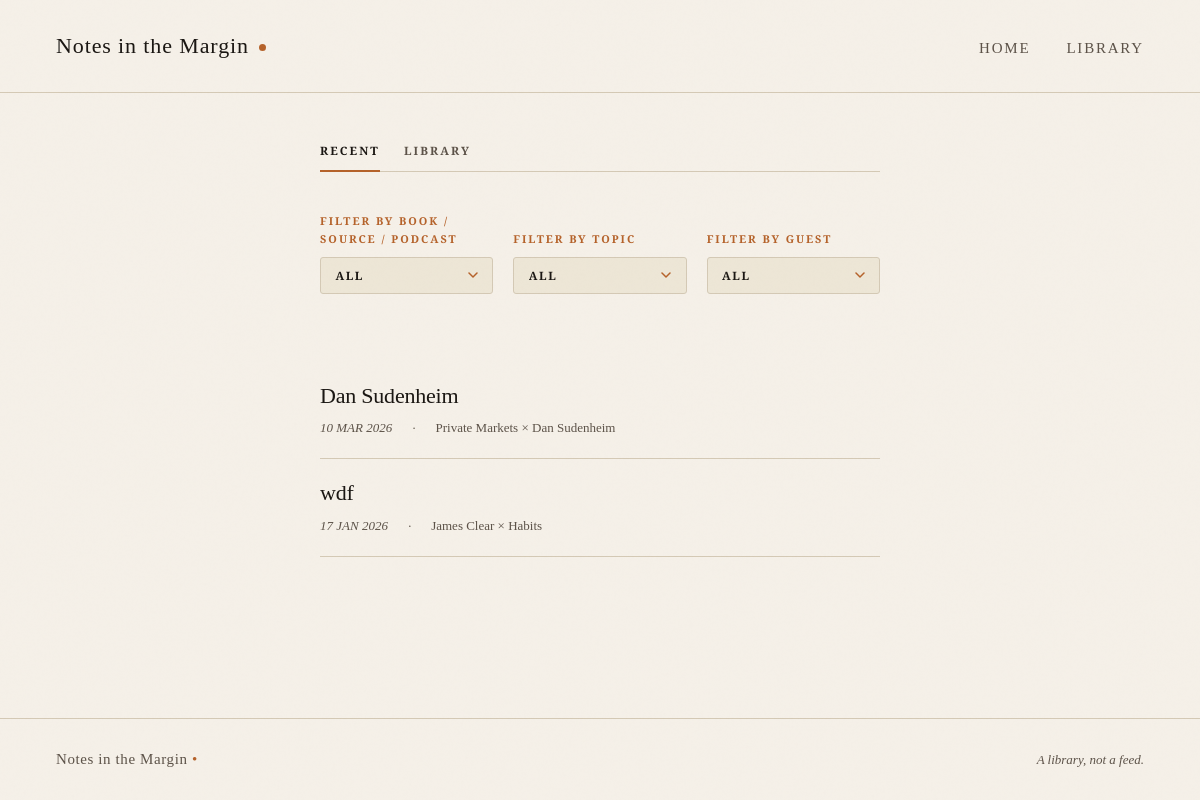
/library/, run on the app's committed database.
### blog/models.py (models this page shows, shortened)
class Post(models.Model):
    title = models.CharField(max_length=300)
    slug = models.SlugField(unique=True, blank=True, max_length=300)
    author = models.ForeignKey(
        Author, on_delete=models.CASCADE, related_name='posts', null=True, blank=True
    )
    book = models.ForeignKey(Book, on_delete=models.CASCADE, related_name='posts')
    series_order = models.IntegerField(
        null=True,
        blank=True,
        help_text="Chapter or episode number within the book/podcast series.",
    )
    publish_date = models.DateField()
    points = models.JSONField(default=list)  # List of dicts: [{"title": "...", "text": "..."}]
    commentary = models.TextField()
    guests = models.ManyToManyField(Guest, related_name='posts', blank=True)
    tags = models.ManyToManyField(Tag, related_name='posts', blank=True)
    is_published = models.BooleanField(default=False)
    is_draft = models.BooleanField(default=True)
    created_at = models.DateTimeField(auto_now_add=True)
    updated_at = models.DateTimeField(auto_now=True)
    class Meta:
        ordering = ['-publish_date']

class Book(models.Model):
    SOURCE_TYPES = [
        ('book', 'Book'),
        ('podcast', 'Podcast'),
        ('essay', 'Essay'),
        ('other', 'Other')
    ]
    STATUS_CHOICES = [
        ('in_progress', 'In Progress'),
        ('up_next', 'Up Next'),
        ('complete', 'Complete'),
    ]
    title = models.CharField(max_length=300)
    slug = models.SlugField(unique=True, blank=True, max_length=300)
    author = models.ForeignKey(
        Author, on_delete=models.CASCADE, related_name='books', null=True, blank=True
    )
    description = models.TextField(blank=True)  # Italic description for series page
    source_type = models.CharField(max_length=50, choices=SOURCE_TYPES, default='book')
    is_series = models.BooleanField(default=False)  # Can have multiple posts
    status = models.CharField(max_length=20, choices=STATUS_CHOICES, default='in_progress')
    created_at = models.DateTimeField(auto_now_add=True)
    class Meta:
        ordering = ['title']

class Guest(models.Model):
    name = models.CharField(max_length=200)
    slug = models.SlugField(unique=True, blank=True, max_length=200)
    bio = models.TextField(blank=True)
    created_at = models.DateTimeField(auto_now_add=True)
    tags = models.ManyToManyField(Tag, related_name='guests', blank=True)
    class Meta:
        ordering = ['name']

class Author(models.Model):
    name = models.CharField(max_length=200)
    slug = models.SlugField(unique=True, blank=True, max_length=200)
    created_at = models.DateTimeField(auto_now_add=True)
    class Meta:
        ordering = ['name']

### blog/views.py (the view)
# urls.py: path('library/', views.archive, name='library'),
def archive(request):
    posts = (
        Post.objects.filter(is_published=True)
        .select_related('author', 'book')
        .prefetch_related('guests', 'tags')
        .order_by('-publish_date')
    )
    books = Book.objects.filter(posts__is_published=True).distinct().order_by('title')
    tags = Tag.objects.filter(posts__is_published=True).distinct().order_by('name')
    guests = Guest.objects.filter(posts__is_published=True).distinct().order_by('name')
    book_filter = request.GET.get('book')
    tag_filter = request.GET.get('tag')
    guest_filter = request.GET.get('guest')
    tab = request.GET.get('tab', 'recent')
    if book_filter:
        posts = posts.filter(book__slug=book_filter)
    if tag_filter:
        posts = posts.filter(tags__slug=tag_filter).distinct()
    if guest_filter:
        posts = posts.filter(guests__slug=guest_filter).distinct()
    if tab == 'archive':
        pass
    book_label = 'All'
    if book_filter:
        b = Book.objects.filter(slug=book_filter).first()
        book_label = b.title if b else book_filter
    tag_label = 'All'
    if tag_filter:
        t = Tag.objects.filter(slug=tag_filter).first()
        tag_label = t.name if t else tag_filter
    guest_label = 'All'
    if guest_filter:
        g = Guest.objects.filter(slug=guest_filter).first()
        guest_label = g.name if g else guest_filter
    summary_parts = []
    if book_filter:
        summary_parts.append(book_label)
    if tag_filter:
        summary_parts.append(tag_label)
    if guest_filter:
        summary_parts.append(guest_label)
    context = {
        'posts': posts,
        'books': books,
        'tags': tags,
        'guests': guests,
        'active_book': book_filter,
        'active_tag': tag_filter,
        'active_guest': guest_filter,
        'active_tab': tab,
        'filter_book_label': book_label,
        'filter_tag_label': tag_label,
        'filter_guest_label': guest_label,
        'filter_summary_parts': summary_parts,
        'has_active_filters': bool(summary_parts),
    }
    return render(request, 'blog/archive.html', context)

### blog/templatetags/archive_extras.py (called while the page is built)
@register.simple_tag
def merge_query(request, **kwargs):
    q = request.GET.copy()
    for k, v in kwargs.items():
        if v is None or v == '':
            q.pop(k, None)
        else:
            q[k] = str(v)
    encoded = q.urlencode()
    return '?' + encoded if encoded else '?'

### blog/templates/blog/archive.html (shortened to what this page needs)
{% extends 'blog/base.html' %}
{% load archive_extras %}
{% block content %}
<div class="container archive-container">
    <div class="archive-tabs">
        <a href="{% merge_query request tab='recent' %}" class="tab {% if active_tab == 'recent' %}active{% endif %}">Recent</a>
        <a href="{% merge_query request tab='archive' %}" class="tab {% if active_tab == 'archive' %}active{% endif %}">Library</a>
    </div>
    <div class="library-filters filters-section">
        <div class="library-filters__row">
            <div class="filter-dropdown" data-filter-dropdown>
                <div class="filter-dropdown__label">Filter by book / source / podcast</div>
                <div class="filter-dropdown__wrap">
                    <button type="button" class="filter-dropdown__trigger" aria-expanded="false" aria-haspopup="listbox" id="filter-dd-book">
                        <span class="filter-dropdown__value">{{ filter_book_label }}</span>
                        <svg class="filter-dropdown__chevron" width="10" height="6" viewBox="0 0 10 6" fill="none" aria-hidden="true">
                            <path d="M1 1L5 5L9 1" stroke="currentColor" stroke-width="1.5" stroke-linecap="round" stroke-linejoin="round"/>
                        </svg>
                    </button>
                </div>
            </div>
            <div class="filter-dropdown" data-filter-dropdown>
                <div class="filter-dropdown__label">Filter by topic</div>
                <div class="filter-dropdown__wrap">
                    <button type="button" class="filter-dropdown__trigger" aria-expanded="false" aria-haspopup="listbox" id="filter-dd-topic">
                        <span class="filter-dropdown__value">{{ filter_tag_label }}</span>
                        <svg class="filter-dropdown__chevron" width="10" height="6" viewBox="0 0 10 6" fill="none" aria-hidden="true">
                            <path d="M1 1L5 5L9 1" stroke="currentColor" stroke-width="1.5" stroke-linecap="round" stroke-linejoin="round"/>
                        </svg>
                    </button>
                </div>
            </div>
            <div class="filter-dropdown" data-filter-dropdown>
                <div class="filter-dropdown__label">Filter by guest</div>
                <div class="filter-dropdown__wrap">
                    <button type="button" class="filter-dropdown__trigger" aria-expanded="false" aria-haspopup="listbox" id="filter-dd-guest">
                        <span class="filter-dropdown__value">{{ filter_guest_label }}</span>
                        <svg class="filter-dropdown__chevron" width="10" height="6" viewBox="0 0 10 6" fill="none" aria-hidden="true">
                            <path d="M1 1L5 5L9 1" stroke="currentColor" stroke-width="1.5" stroke-linecap="round" stroke-linejoin="round"/>
                        </svg>
                    </button>
                </div>
            </div>
        </div>
    </div>
    <div class="posts-list">
        {% for post in posts %}
        <article class="post-item">
            <h2 class="post-title">
                <a href="{% url 'post_detail' post.slug %}">{{ post.title }}</a>
            </h2>
            <div class="post-meta">
                <span class="post-date">{{ post.publish_date|date:"d M Y"|upper }}</span>
                <span class="post-separator">·</span>
                {% if post.book.source_type == 'podcast' %}
                <span class="post-attrib-line">{{ post.book.title }} × {% for g in post.guests.all %}{{ g.name }}{% if not forloop.last %}, {% endif %}{% empty %}—{% endfor %}</span>
                {% else %}
                <span class="post-attrib-line">{% if post.author %}{{ post.author.name }} × {% endif %}{{ post.book.title }}</span>
                {% endif %}
            </div>
        </article>
        {% empty %}
        <p class="empty-state">No posts found matching your filters.</p>
        {% endfor %}
    </div>
</div>
{% endblock %}

### blog/static/blog/css/home.css (style rules this page uses)
:root { --parchment: #f5f0e8; --parchment-dark: #ede6d6; --ink: #1a1612; --ink-faded: #5c5248; --copper: #b5622a; --copper-light: #c97d45; --copper-pale: #e8c9a8; --rule: #d4c9b5; }
* { margin: 0; padding: 0; box-sizing: border-box; }
body { background: var(--parchment); color: var(--ink); font-family: 'Crimson Pro', Georgia, serif; font-size: 18px; line-height: 1.65; min-height: 100vh; }
body::before { content: ''; position: fixed; inset: 0; pointer-events: none; z-index: 999; opacity: 0.4; }
.post-meta { display: flex; align-items: center; gap: 14px; margin-bottom: 12px; }
.post-date { font-size: 13px; color: var(--ink-faded); font-style: italic; font-family: 'Libre Baskerville', Georgia, serif; }
.post-title { font-family: 'Cormorant Garamond', Georgia, serif; font-size: 26px; font-weight: 400; line-height: 1.25; margin-bottom: 8px; transition: color 0.2s; letter-spacing: -0.01em; }
.post-title a { color: var(--ink); text-decoration: none; }
.container { max-width: 1200px; margin: 0 auto; padding: 0 56px; }
.archive-container { max-width: 1200px; padding-top: 48px; }
.archive-tabs { display: flex; gap: 1.5rem; margin-bottom: 2.5rem; border-bottom: 1px solid var(--rule); padding-bottom: 0; }
.archive-tabs .tab { font-family: 'Cormorant Garamond', Georgia, serif; font-size: 0.72rem; font-weight: 700; letter-spacing: 0.18em; text-transform: uppercase; color: var(--ink-faded); text-decoration: none; padding: 0 0 0.6rem 0; margin-bottom: -1px; border-bottom: 2px solid transparent; transition: color 0.15s; }
.archive-tabs .tab.active, .archive-tabs .tab:hover { color: var(--ink); border-bottom-color: var(--copper); }
.filters-section { margin-bottom: 40px; }
.library-filters__row { display: flex; flex-wrap: nowrap; gap: 1.25rem; align-items: flex-end; }
.filter-dropdown { flex: 1 1 0; min-width: 0; max-width: 100%; }
.filter-dropdown__label { font-family: 'Cormorant Garamond', Georgia, serif; font-size: 0.68rem; font-weight: 600; letter-spacing: 0.18em; color: var(--copper); margin-bottom: 0.6rem; text-transform: uppercase; }
.filter-dropdown__wrap { position: relative; display: block; min-width: 0; width: 100%; }
.filter-dropdown__trigger { width: 100%; display: flex; align-items: center; justify-content: space-between; padding: 0.6rem 0.9rem; background: var(--parchment-dark); border: 1px solid var(--rule); border-radius: 3px; cursor: pointer; font-family: 'Cormorant Garamond', Georgia, serif; font-size: 0.72rem; font-weight: 600; letter-spacing: 0.14em; color: var(--ink); text-transform: uppercase; transition: border-color 0.15s, background 0.15s; outline: none; }
.filter-dropdown__value { text-align: left; overflow: hidden; text-overflow: ellipsis; white-space: nowrap; flex: 1; min-width: 0; }
.filter-dropdown__chevron { flex-shrink: 0; margin-left: 0.75rem; color: var(--copper); transition: transform 0.2s ease; }
.posts-list { margin-bottom: 60px; padding: 28px 0; }
.post-item { padding: 20px 0; border-bottom: 1px solid var(--rule); }
.post-item .post-title { font-size: 22px; margin-bottom: 8px; }
.post-item .post-title a { color: var(--ink); text-decoration: none; }
.post-item .post-meta { font-size: 13px; color: var(--ink-faded); font-style: italic; margin-bottom: 0; }
.post-item .post-attrib-line { font-style: normal; color: var(--ink-faded); }
.post-separator { margin: 0 6px; }

### data on the page
Post: title "Dan Sudenheim", publish_date "10 MAR 2026", book "Private Markets"
Guest: name "Dan Sudenheim"
Post: title "wdf", publish_date "17 JAN 2026", author.name "James Clear", book "Habits"

### other printed values
{{ filter_book_label }} "ALL"
{{ filter_tag_label }} "ALL"
{{ filter_guest_label }} "ALL"
